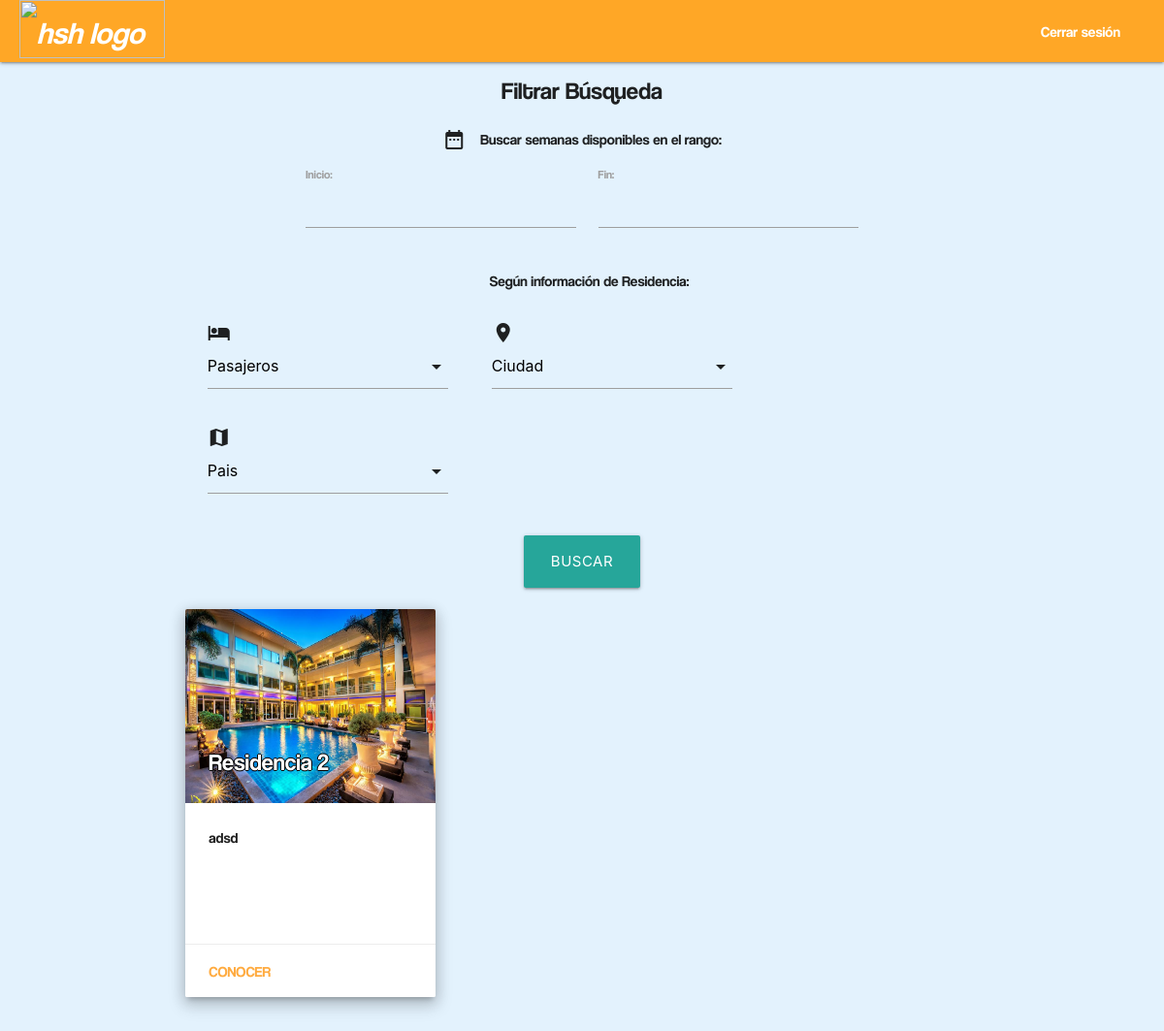
Page /buscar_residencias/ on the earlier database version.
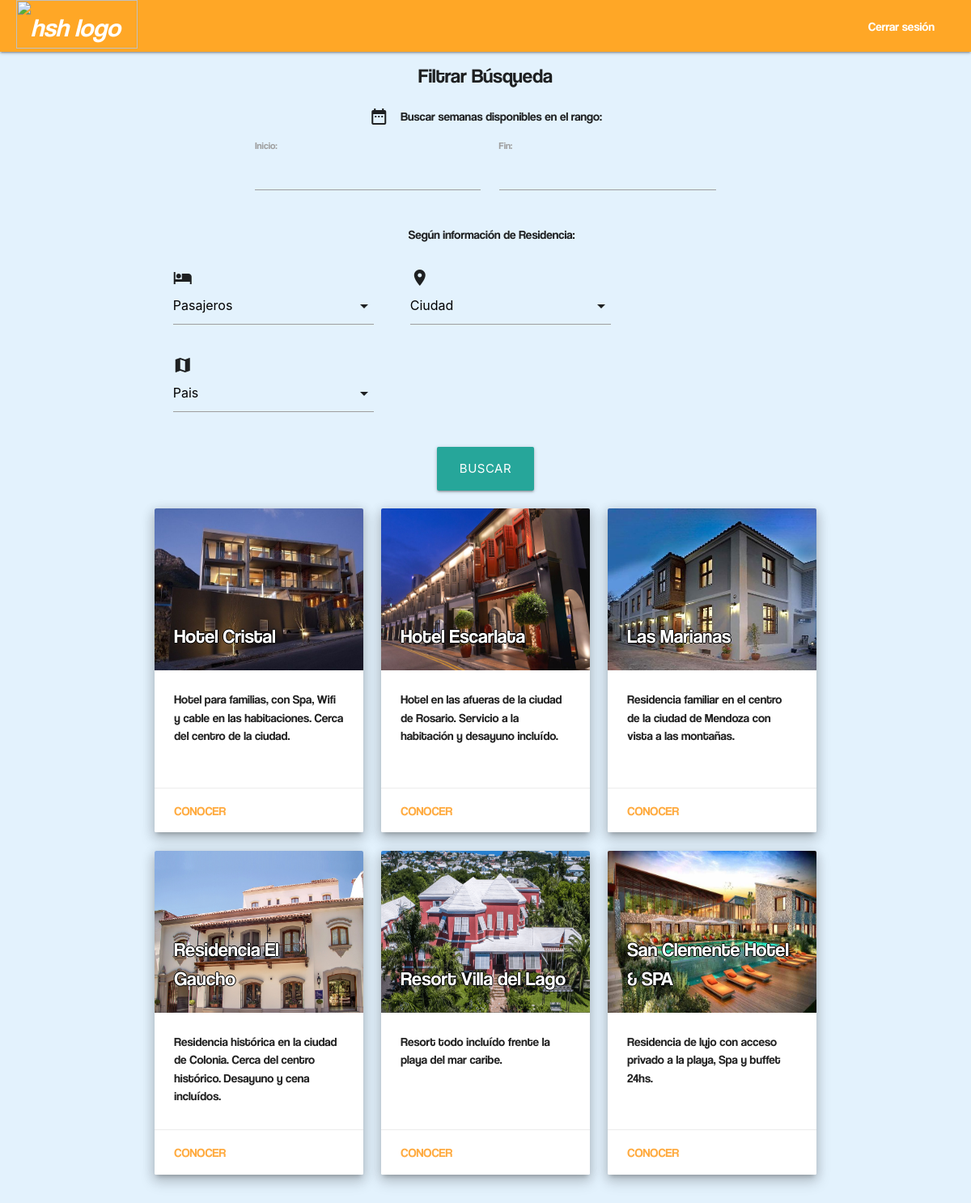
Same page on the later database version.
### main/models.py (models this page shows, shortened)
class Residencia(models.Model):
	nombre = models.CharField(max_length=50)
	dirección = models.CharField(max_length=200)
	ciudad = models.CharField(max_length=100)
	pais = models.CharField(max_length=30)
	descripcion = models.TextField()
	habitaciones = models.IntegerField(default=0)
	personas = models.IntegerField(default=0)
	baños = models.IntegerField(default=0)
	class Meta:
		ordering = ['nombre']
	def primerFoto(self):
		if self.imagenes.exists():
			return self.imagenes.first().imagen.name[12:]
		else:
			return "fotos/68184730.jpg"

class Imagen(models.Model):
	residencia = models.ForeignKey(Residencia,on_delete=models.CASCADE,related_name='imagenes')
	imagen = models.ImageField(upload_to=('staticfiles/fotos'))

### main/views.py (the view)
# urls.py: path("buscar_residencias/", views.buscar_residencias, name="buscar_residencias"),
def buscar_residencias(request):
    residencias = Residencia.objects.all()
    subastas = []
    errores = ""
    if request.method == 'POST':
        form = BuscarResidenciaForm(request.POST)
        if form.is_valid():
            fecha_inicio = form.cleaned_data.get("inicio")
            fecha_fin = form.cleaned_data.get("fin")
            pasa_form = form.cleaned_data.get("pasajeros")
            pais_form = form.cleaned_data.get("pais")
            ciudad_form = form.cleaned_data.get("ciudad")
            if pasa_form != None and pais_form != "" and ciudad_form != "":
                subastas = Subasta.objects.filter(dia_inicial__gte = fecha_inicio,
                dia_inicial__lte = fecha_fin, residencia__personas = pasa_form,
                residencia__pais = pais_form, residencia__ciudad = ciudad_form)
            elif pais_form != "" and ciudad_form != "":
                subastas = Subasta.objects.filter(dia_inicial__gte = fecha_inicio,
                dia_inicial__lte = fecha_fin, residencia__pais = pais_form,
                residencia__ciudad = ciudad_form)
            elif pasa_form != None and ciudad_form != "":
                subastas = Subasta.objects.filter(dia_inicial__gte = fecha_inicio,
                dia_inicial__lte = fecha_fin, residencia__personas = pasa_form,
                residencia__ciudad = ciudad_form)
            elif pais_form != "" and pasa_form != None:
                subastas = Subasta.objects.filter(dia_inicial__gte = fecha_inicio,
                dia_inicial__lte = fecha_fin, residencia__personas = pasa_form,
                residencia__pais = pais_form)
            elif pasa_form != None:
                subastas = Subasta.objects.filter(dia_inicial__gte = fecha_inicio,
                dia_inicial__lte = fecha_fin, residencia__personas = pasa_form)
            elif pais_form != "":
                subastas = Subasta.objects.filter(dia_inicial__gte = fecha_inicio,
                dia_inicial__lte = fecha_fin, residencia__pais = pais_form)
            elif ciudad_form != "":
                subastas = Subasta.objects.filter(dia_inicial__gte = fecha_inicio,
                dia_inicial__lte = fecha_fin, residencia__ciudad = ciudad_form)
            else:
                subastas = Subasta.objects.filter(dia_inicial__gte = fecha_inicio,
                                                  dia_inicial__lte = fecha_fin)
        residencias = set([Residencia.objects.get(id=s.residencia.id) for s in subastas])
    else:
        form = BuscarResidenciaForm()
    paises = set(r.pais for r in Residencia.objects.all())
    ciudades = set(r.ciudad for r in Residencia.objects.all())
    pasajeros = set(r.personas for r in Residencia.objects.all())
    return render(request=request,
                  template_name="main/residencias/buscar_residencias.html",
                  context={"residencias": residencias,
                           "paises": paises,
                           "pasajeros": pasajeros,
                           "ciudades": ciudades,
                           "form": form})

### main/forms.py (shortened to what this page needs)
class BuscarResidenciaForm(forms.Form):
    inicio = forms.DateField(
        widget=forms.DateInput(format='%d/%m/%Y', attrs={'class': 'datepicker'}),
        input_formats=('%d/%m/%Y', )
        )
    fin = forms.DateField(
        widget=forms.DateInput(format='%d/%m/%Y', attrs={'class': 'datepicker'}),
        input_formats=('%d/%m/%Y', )
        )
    pasajeros = forms.IntegerField(required=False)
    ciudad = forms.CharField(required=False)
    pais = forms.CharField(required=False)

### main/templates/main/residencias/buscar_residencias.html (shortened to what this page needs)
{% extends "main/headers/header_logged_in.html" %}
{% load static %}
{% block content %}
<body>
  <h5 class="centrar">Filtrar Búsqueda</h5>
  <form method="post">
    <div class="row centrar">
      <div class="col">
        <p class="centrar"><i class="material-icons">date_range</i>
          &ensp;&ensp;Buscar semanas disponibles en el rango:</p>
        <div class="col">
          <div class="fieldWrapper">
            <label for='{{ form.inicio }}'>Inicio:</label>
            {{ form.inicio }}
          </div>
        </div>
        <div class="col">
          <div class="fieldWrapper">
            <label for='{{ form.fin }}'>Fin:</label>
            {{ form.fin }}
          </div>
        </div>
      </div>
    </div>
    <div class="row centrar">
    <div class="col">
      <p class="centrar">&ensp;&ensp;Según información de Residencia:</p>
      <div class="col">
        <div class="input-field col s12">
          <i class="material-icons">hotel</i>
        </div>
      </div>
    <div class="col">
      <div class="input-field col s12">
        <i class="material-icons">location_on</i>
      </div>
    </div>
    <div class="col">
      <div class="input-field col s12">
        <i class="material-icons">map</i>
      </div>
    </div>
    </div>
  </div>
    <div class="centrar">
      <button type="submit" class="waves-effect waves-light btn-large">Buscar</button>
    </div>
  </form>
    <div class="row">
      {% if residencias %}
        {% for r in residencias %}
          <div class="col s12 m7 l4">
            <div class="card medium z-depth-3">
              <div class="card-image">
                <img src="{% static r.primerFoto %}" height="200">
                <span class="card-title" style="text-shadow: -1px 0 black, 0 1px black, 1px 0 black, 0 -1px black;">{{r.nombre}}</span>
              </div>
              <div class="card-content" style="overflow: auto">
                <p>{{r.descripcion}}</p><br>
              </div>
              <div class="card-action">
                <a href="/ver_residencia/{{r.id}}">Conocer</a>
              </div>
            </div>
          </div>
        {% endfor %}
      {% else %}
        <h5 class="centrar">No se encontraron resultados</h5>
      {% endif %}
    </div>
</body>
{% endblock %}

### main/templates/main/headers/header_logged_in.html (shortened to what this page needs)
{% extends "main/builder.html" %}
{% load staticfiles %}
{% block builder %}
  <header>
    <div class="navbar-fixed">
      <nav>
        <div class="nav-wrapper #ffa726 orange lighten-1">
          <a href="/" class="brand-logo">
          <img class="logo" src="{% static 'logos/HSH-Complete.svg' %}" alt="hsh logo">
          </a>
          <ul id="nav-mobile" class="right hide-on-med-and-down">
            <li><a href="/logout">Cerrar sesión</a></li>
          </ul>
        </div>
      </nav>
    </div>
    <div class="container">
      {% block content %}
      {% endblock %}
    </div>
  </header>
{% endblock %}

### main/templates/main/builder.html (shortened to what this page needs)
<head>
  {% load static %}
  <link href="{% static '/css/main.css' %}" rel="stylesheet">
  <link href="{% static '/css/materialize.css' %}" rel="stylesheet">
</head>
{% block builder %}
{% endblock %}

### staticfiles/css/main.css (style rules this page uses)
.centrar { display: flex; justify-content: center; }
body { background: #e3f2fd; font-family: coolvetica; }
.logo { background-size: 300px; background-repeat: no-repeat; width: 150px; height: 60px; margin-left: 20; position: relative; }

Differences in the rows shown:
removed Residencia: nombre "Residencia 2", descripcion "adsd"
added Residencia: id.imagen (picture), nombre "Hotel Cristal", descripcion "Hotel para familias, con Spa, Wifi y cable en las habitaciones. Cerca del centro de la ciudad."
added Residencia: id.imagen (picture), nombre "Hotel Escarlata", descripcion "Hotel en las afueras de la ciudad de Rosario. Servicio a la habitación y desayuno incluído."
added Residencia: id.imagen (picture), nombre "Las Marianas", descripcion "Residencia familiar en el centro de la ciudad de Mendoza con vista a las montañas."
added Residencia: id.imagen (picture), nombre "Residencia El Gaucho", descripcion "Residencia histórica en la ciudad de Colonia. Cerca del centro histórico. Desayuno y cena incluídos."
added Residencia: id.imagen (picture), nombre "Resort Villa del Lago", descripcion "Resort todo incluído frente la playa del mar caribe."
added Residencia: id.imagen (picture), nombre "San Clemente Hotel & SPA", descripcion "Residencia de lujo con acceso privado a la playa, Spa y buffet 24hs."
